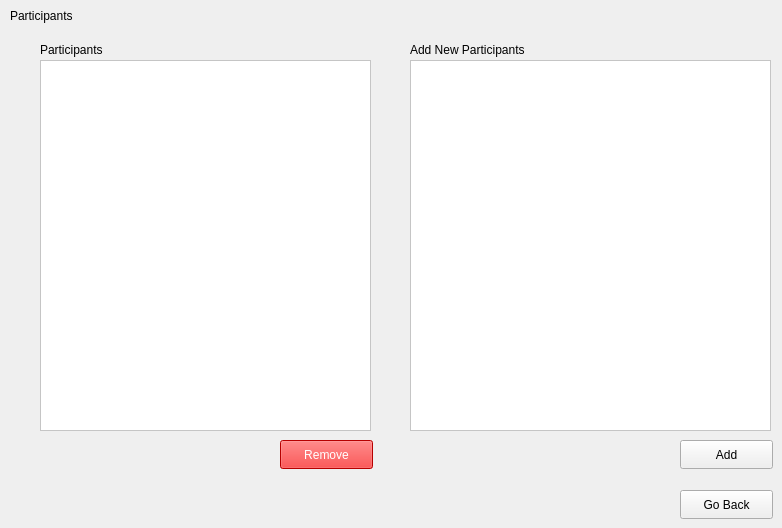
      <widget class="QWidget" name="page_4_participants">
       <widget class="QLabel" name="label_17">
        <property name="geometry">
         <rect>
          <x>10</x>
          <y>0</y>
          <width>131</width>
          <height>31</height>
         </rect>
        </property>
        <property name="styleSheet">
         <string notr="true">color: rgb(0, 0, 0);
font: 14pt &quot;Segoe UI&quot;;</string>
        </property>
        <property name="text">
         <string>Participants</string>
        </property>
       </widget>
       <widget class="QListWidget" name="currentParticipants">
        <property name="geometry">
         <rect>
          <x>40</x>
          <y>60</y>
          <width>331</width>
          <height>371</height>
         </rect>
        </property>
        <property name="styleSheet">
         <string notr="true">background-color: rgb(255, 255, 255);
color: rgb(0, 0, 0);</string>
        </property>
       </widget>
       <widget class="QListWidget" name="addParticipants">
        <property name="geometry">
         <rect>
          <x>410</x>
          <y>60</y>
          <width>361</width>
          <height>371</height>
         </rect>
        </property>
        <property name="styleSheet">
         <string notr="true">color: rgb(0, 0, 0);
background-color: rgb(255, 255, 255);</string>
        </property>
       </widget>
       <widget class="QPushButton" name="removeParticipants">
        <property name="geometry">
         <rect>
          <x>280</x>
          <y>440</y>
          <width>93</width>
          <height>29</height>
         </rect>
        </property>
        <property name="styleSheet">
         <string notr="true">color: rgb(255, 255, 255);
background-color: rgb(255, 0, 0);</string>
        </property>
        <property name="text">
         <string>Remove</string>
        </property>
       </widget>
       <widget class="QPushButton" name="addParticipantsButton">
        <property name="geometry">
         <rect>
          <x>680</x>
          <y>440</y>
          <width>93</width>
          <height>29</height>
         </rect>
        </property>
        <property name="styleSheet">
         <string notr="true">color: rgb(0, 0, 0);
</string>
        </property>
        <property name="text">
         <string>Add</string>
        </property>
       </widget>
       <widget class="QPushButton" name="backToMain_2">
        <property name="geometry">
         <rect>
          <x>680</x>
          <y>490</y>
          <width>93</width>
          <height>29</height>
         </rect>
        </property>
        <property name="styleSheet">
         <string notr="true">color: rgb(0, 0, 0);</string>
        </property>
        <property name="text">
         <string>Go Back</string>
        </property>
       </widget>
       <widget class="QLabel" name="label_19">
        <property name="geometry">
         <rect>
          <x>410</x>
          <y>40</y>
          <width>151</width>
          <height>20</height>
         </rect>
        </property>
        <property name="styleSheet">
         <string notr="true">color: rgb(0, 0, 0);</string>
        </property>
        <property name="text">
         <string>Add New Participants</string>
        </property>
       </widget>
       <widget class="QLabel" name="label_20">
        <property name="geometry">
         <rect>
          <x>40</x>
          <y>40</y>
          <width>91</width>
          <height>20</height>
         </rect>
        </property>
        <property name="styleSheet">
         <string notr="true">color: rgb(0, 0, 0);</string>
        </property>
        <property name="text">
         <string>Participants</string>
        </property>
       </widget>
      </widget>
